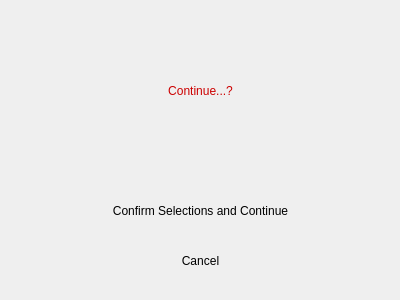
<?xml version="1.0" encoding="UTF-8"?>
<ui version="4.0">
 <class>ExitDialog</class>
 <widget class="QDialog" name="ExitDialog">
  <property name="geometry">
   <rect>
    <x>0</x>
    <y>0</y>
    <width>400</width>
    <height>300</height>
   </rect>
  </property>
  <property name="windowTitle">
   <string>  </string>
  </property>
  <widget class="QPushButton" name="exitButton">
   <property name="geometry">
    <rect>
     <x>20</x>
     <y>190</y>
     <width>361</width>
     <height>41</height>
    </rect>
   </property>
   <property name="text">
    <string>Confirm Selections and Continue</string>
   </property>
   <property name="flat">
    <bool>true</bool>
   </property>
  </widget>
  <widget class="QPushButton" name="cancelButton">
   <property name="geometry">
    <rect>
     <x>20</x>
     <y>240</y>
     <width>361</width>
     <height>41</height>
    </rect>
   </property>
   <property name="text">
    <string>Cancel</string>
   </property>
   <property name="flat">
    <bool>true</bool>
   </property>
  </widget>
  <widget class="QLabel" name="continueLabel">
   <property name="geometry">
    <rect>
     <x>10</x>
     <y>10</y>
     <width>381</width>
     <height>161</height>
    </rect>
   </property>
   <property name="styleSheet">
    <string notr="true">color: rgb(204, 0, 0);</string>
   </property>
   <property name="text">
    <string>Continue...?</string>
   </property>
   <property name="scaledContents">
    <bool>true</bool>
   </property>
   <property name="alignment">
    <set>Qt::AlignCenter</set>
   </property>
  </widget>
 </widget>
 <resources/>
 <connections/>
</ui>
